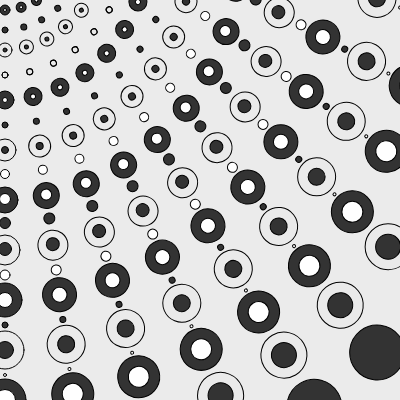
Frame 1 (no input)
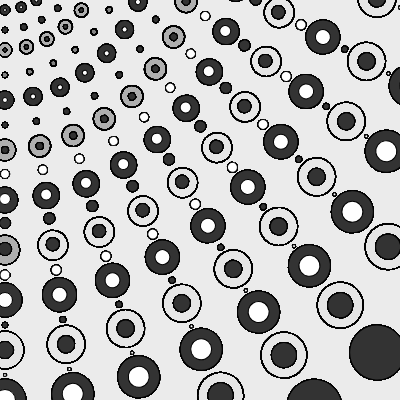
Frame 60 (no input)
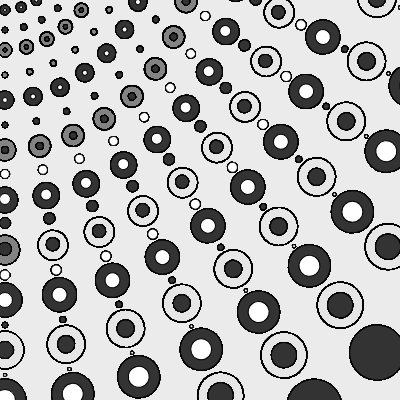
Frame 120 (the mouse pressed at the canvas centre since frame 60)

The p5.js sketch that drew these frames (run headless with seeded random() and noise() and a simulated clock; from frame 60 on, the mouse is pressed at the canvas centre):

// p5.js sketch
// ── sketch.js
function setup() {
    createCanvas(400, 400);
    background(213, 124);
}

function draw() {



for(var i=5; i < 1000; i = i + 15){
fill(51)
ellipse(i, 10, 10);
ellipse(i, 30, 6);
ellipse(i, 125, 6);
ellipse(i, 150, 7);
ellipse(i, 223, 11);
ellipse(i, 249, 13);
ellipse(i, 325, 6);
ellipse(i, 350, 17);
fill(123, 1)
ellipse(i, 50, 14);
ellipse(i,75, 6);
ellipse(i, 75, 6);
fill(51)
ellipse(i, 100, 18);
ellipse(i, 50, 4);
fill(123, 1)
ellipse(i, 150, 22);
fill(51)
ellipse(i, 200, 26);
fill(123, 1)
ellipse(i, 250, 30);
fill(51)
ellipse(i, 300, 34);
fill(123, 1)
ellipse(i, 350, 38);
fill(341, 432, 432, 413)
ellipse(i, 100, 5);
ellipse(i, 174, 9);
ellipse(i, 199, 11);
ellipse(i, 275, 10);
ellipse(i, 300, 15);
ellipse(i, 10, 3);
ellipse(i, 375, 3);
fill(51)
ellipse(i, 400, 42);
fill(123, 1)
ellipse(i, 450, 46);
fill(341, 432, 432, 413)
ellipse(i, 400, 21);
fill(51)
ellipse(i, 450, 25);
ellipse(i, 510, 55);

rotate(25, 26)}


       


}
